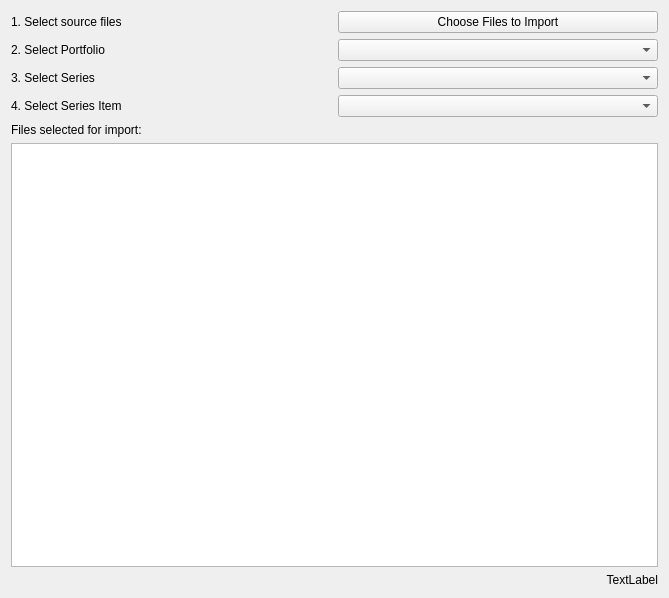
<?xml version="1.0" encoding="UTF-8"?>
<ui version="4.0">
 <class>ImportManager</class>
 <widget class="QWidget" name="ImportManager">
  <property name="geometry">
   <rect>
    <x>0</x>
    <y>0</y>
    <width>669</width>
    <height>598</height>
   </rect>
  </property>
  <property name="windowTitle">
   <string>Form</string>
  </property>
  <layout class="QGridLayout" name="gridLayout_3">
   <item row="0" column="0">
    <layout class="QGridLayout" name="gridLayout_2">
     <item row="0" column="0">
      <layout class="QVBoxLayout" name="verticalLayout">
       <item>
        <layout class="QHBoxLayout" name="horizontalLayout_4">
         <item>
          <widget class="QLabel" name="label_2">
           <property name="text">
            <string>1. Select source files</string>
           </property>
          </widget>
         </item>
         <item>
          <widget class="QPushButton" name="launchFileDialog">
           <property name="text">
            <string>Choose Files to Import</string>
           </property>
          </widget>
         </item>
        </layout>
       </item>
       <item>
        <layout class="QHBoxLayout" name="horizontalLayout">
         <item>
          <widget class="QLabel" name="label_4">
           <property name="text">
            <string>2. Select Portfolio</string>
           </property>
          </widget>
         </item>
         <item>
          <widget class="QComboBox" name="comboPortfolio"/>
         </item>
        </layout>
       </item>
       <item>
        <layout class="QHBoxLayout" name="horizontalLayout_2">
         <item>
          <widget class="QLabel" name="label_5">
           <property name="text">
            <string>3. Select Series</string>
           </property>
          </widget>
         </item>
         <item>
          <widget class="QComboBox" name="comboSeries"/>
         </item>
        </layout>
       </item>
       <item>
        <layout class="QHBoxLayout" name="horizontalLayout_3">
         <item>
          <widget class="QLabel" name="label_6">
           <property name="text">
            <string>4. Select Series Item</string>
           </property>
          </widget>
         </item>
         <item>
          <widget class="QComboBox" name="comboSeriesItem"/>
         </item>
        </layout>
       </item>
      </layout>
     </item>
     <item row="1" column="0">
      <layout class="QGridLayout" name="gridLayout">
       <item row="0" column="0">
        <widget class="QLabel" name="label">
         <property name="text">
          <string>Files selected for import:</string>
         </property>
        </widget>
       </item>
       <item row="1" column="0">
        <widget class="QTableView" name="selectedFilesWidget"/>
       </item>
       <item row="2" column="0">
        <widget class="QLabel" name="selectedCountLabel">
         <property name="text">
          <string>TextLabel</string>
         </property>
         <property name="alignment">
          <set>Qt::AlignRight|Qt::AlignTrailing|Qt::AlignVCenter</set>
         </property>
        </widget>
       </item>
      </layout>
     </item>
    </layout>
   </item>
  </layout>
 </widget>
 <resources/>
 <connections/>
</ui>
